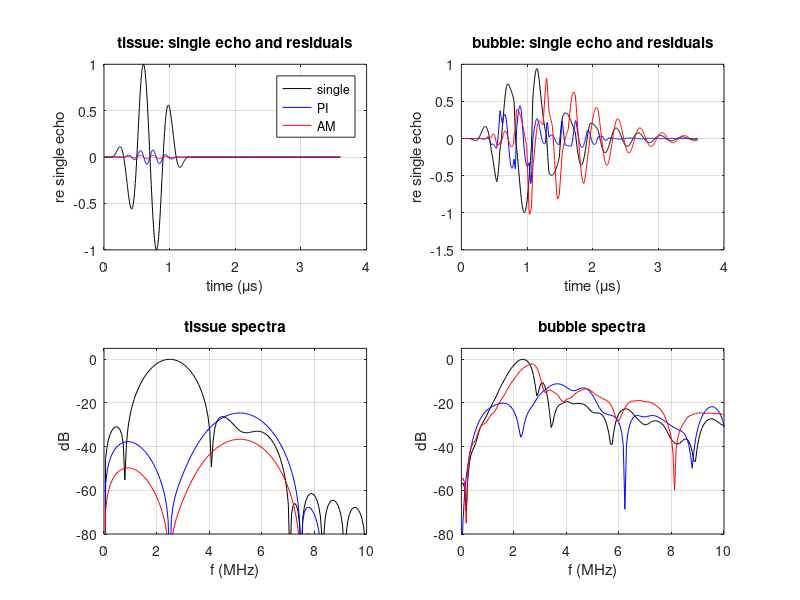

This chart was generated by the following MATLAB code:
%% m28_contrast_pulse_sequences.m  --  PI, AM and AM+PI residuals for a bubble and for tissue
% Purpose : transmit the pulse families used in contrast imaging, compute the echo of a
%           lipid-coated bubble (Rayleigh-Plesset/Marmottant, RK4) and of a linear tissue
%           scatterer that sees the same nonlinearly propagated incident pulse, combine the
%           echoes, and measure what survives.
%   PI   : e(+p) + e(-p)          keeps even orders  (2 a2 p^2)
%   AM   : e(p) - 2 e(p/2)        keeps a2 p^2/2 + 3 a3 p^3/4 (odd orders land in the fundamental band)
%   AMPI : e(p) + 2 e(-p/2)       keeps 3 a2 p^2/2 + 3 a3 p^3/4
% Tissue  : incident pulse p_inc = a p1 + a^2 (beta x / (2 rho c^3)) d(p1^2)/dt
%           (second-order plane-wave solution), echo = p_inc delayed by motion 2 v k / (c PRF).
% Change  : P (kPa at the bubble), f, R0, depth x, motion v, half-amplitude error errDb.
% Expect  : at 100 kPa, 2.5 MHz, R0 = 2 um, 40 mm: tissue suppressed by 23.4 dB (PI, limited
%           by the tissue harmonic), 35.4 dB (AM), 25.9 dB (AMPI); bubble retained within 1.5 dB
%           (AM) but 7.5 dB down (PI); 10 mm/s motion at PRF 5 kHz caps AM at about 27 dB;
%           without tissue nonlinearity and motion every sequence cancels tissue exactly.
% Provenance: simulation (this script). Shell values chi = 0.5 N/m, s0 = 0.02 N/m, ks = 5e-9 kg/s,
%           g = 1.07 are illustrative (inside the range fitted to lipid agents, not one agent).
% Runtime : about 6 s.
clear; close all; rng(1);

rho = 1000; cL = 1480; mu = 1e-3; P0 = 101325; sw = 0.072;   % liquid around the bubble
cT = 1540; rhoT = 1000; beta = 4.5;                           % tissue path: c, rho, 1 + B/2A
R0 = 2e-6; g = 1.07; chi = 0.5; ks = 5e-9; s0 = 0.02;         % lipid-coated bubble
f = 2.5e6; N = 3; P = 100e3; x = 0.04; prf = 5000;            % 3-cycle Hann pulse, 40 mm path

Rb = R0 / sqrt(1 + s0/chi); Rr = Rb * sqrt(1 + sw/chi);
sig = @(R) (R >= Rb & R <= Rr) .* chi .* (R.^2/Rb^2 - 1) + (R > Rr) .* sw;
Pg0 = P0 + 2*s0/R0;
Tp = N / f; fs = 100 * f; dt = 1/fs; n = round((Tp + 6/f) / dt) + 1; t = (0:n-1) * dt;
p1  = @(t) (t > 0 & t < Tp) .* 0.5 .* (1 - cos(2*pi*t/Tp)) .* sin(2*pi*f*t);
dp1 = @(t) (p1(t + dt/4).^2 - p1(t - dt/4).^2) / (dt/2);       % d(p1^2)/dt
knl = beta * x / (2 * rhoT * cT^3);                            % s/Pa
fprintf('Tissue 2nd harmonic for a CW wave at this P, f, x: B2/B1 = sigma/2 = %.3f (%.1f dB)\n', ...
  knl * 2*pi*f * P, 20*log10(knl * 2*pi*f * P));

scen = {'default', 0, 0, beta; 'motion 10 mm/s', 0.01, 0, beta; 'half-pulse error +0.1 dB', 0, 0.1, beta; 'linear tissue, no motion', 0, 0, 0};
nfft = 2^nextpow2(4*n); df = fs/nfft;
bandE = @(y, lo, hi) sum(abs(subsref(fft(y, nfft), struct('type', '()', 'subs', {{(ceil(lo/df):floor(hi/df)) + 1}}))).^2);
fprintf('\n%-26s %-5s | tissue: all  f-band  2f-band | bubble: all  f-band  2f-band | CTR gain (dB)\n', 'scenario', 'seq');
for is = 1:size(scen, 1)
  v = scen{is, 2}; errDb = scen{is, 3}; knlS = knl * (scen{is, 4} > 0);
  half = 0.5 * 10^(errDb/20);
  amps = [1, -1, half, -half]; idxp = [0, 1, 1, 1];              % pulse amplitudes and pulse index (motion)
  E_t = zeros(4, n); E_b = zeros(4, n);
  for k = 1:4
    a = amps(k); tau = idxp(k) * 2 * v / (cT * prf) + 1e-7;
    pinc = @(tt) a * P * p1(tt - tau) + a^2 * P^2 * knlS * dp1(tt - tau);
    E_t(k, :) = pinc(t);
    acc = @(tt, R, U) ((Pg0*(R0./R).^(3*g).*(1 - 3*g*U/cL) - P0 - 2*sig(R)./R - 4*mu*U./R - 4*ks*U./R.^2 - pinc(tt))/rho - 1.5*U.^2)./R;
    Rk = R0; Uk = 0; ps = zeros(1, n); ps(1) = rho*(R0^2*acc(0, R0, 0))/0.01;
    for i = 2:n
      tk = t(i-1); h = dt;
      k1R = Uk; k1U = acc(tk, Rk, Uk);
      k2R = Uk + h/2*k1U; k2U = acc(tk + h/2, Rk + h/2*k1R, Uk + h/2*k1U);
      k3R = Uk + h/2*k2U; k3U = acc(tk + h/2, Rk + h/2*k2R, Uk + h/2*k2U);
      k4R = Uk + h*k3U;   k4U = acc(tk + h,   Rk + h*k3R,   Uk + h*k3U);
      Rk = Rk + h/6*(k1R + 2*k2R + 2*k3R + k4R); Uk = Uk + h/6*(k1U + 2*k2U + 2*k3U + k4U);
      ps(i) = rho*(Rk^2*acc(t(i), Rk, Uk) + 2*Rk*Uk^2)/0.01;
    end
    E_b(k, :) = ps;
  end
  W = [1 1 0 0; 1 0 -2 0; 1 0 0 2]; names = {'PI', 'AM', 'AMPI'};
  refT = [bandE(E_t(1,:), 0, fs/2), bandE(E_t(1,:), 0.5*f, 1.5*f)];
  refB = [bandE(E_b(1,:), 0, fs/2), bandE(E_b(1,:), 0.5*f, 1.5*f)];
  for s = 1:3
    rt = W(s, :) * E_t; rb = W(s, :) * E_b;
    T3 = 10*log10([bandE(rt, 0, fs/2)/refT(1), bandE(rt, 0.5*f, 1.5*f)/refT(2), bandE(rt, 1.5*f, 2.5*f)/refT(1)] + 1e-30);
    B3 = 10*log10([bandE(rb, 0, fs/2)/refB(1), bandE(rb, 0.5*f, 1.5*f)/refB(2), bandE(rb, 1.5*f, 2.5*f)/refB(1)]);
    fprintf('%-26s %-5s |       %6.1f %6.1f %7.1f   |       %6.1f %6.1f %7.1f   |  %6.1f\n', scen{is, 1}, names{s}, T3, B3, B3(1) - T3(1));
    if is == 1, keepT(s, :) = rt; keepB(s, :) = rb; end
  end
  if is == 1, E1t = E_t(1, :); E1b = E_b(1, :); end
end
fprintf('(all: residual energy re the single-pulse echo; f-band: 0.5f-1.5f re the single echo in that band; 2f-band re the whole single echo; tissue at -300 dB means exact cancellation)\n');

%% Motion law check: PI residual of a linear scatterer = |1 - exp(-j 2 pi f tau)| = 2 |sin(pi f tau)|
v = 0.01; tau = 2*v/(cT*prf);
fprintf('\nMotion: v = 10 mm/s, PRF 5 kHz -> shift %.2f ns, 2|sin(pi f tau)| = %.1f dB (the f-band floor above)\n', tau*1e9, 20*log10(2*abs(sin(pi*f*tau))));

%% Figure: single echoes and residuals
figure('Position', [50 50 900 520]);
subplot(2, 2, 1); plot(t*1e6, E1t/max(abs(E1t)), 'k', t*1e6, keepT(1,:)/max(abs(E1t)), 'b', t*1e6, keepT(2,:)/max(abs(E1t)), 'r'); grid on;
title('tissue: single echo and residuals'); xlabel('time (\mus)'); ylabel('re single echo'); legend('single', 'PI', 'AM');
subplot(2, 2, 2); plot(t*1e6, E1b/max(abs(E1b)), 'k', t*1e6, keepB(1,:)/max(abs(E1b)), 'b', t*1e6, keepB(2,:)/max(abs(E1b)), 'r'); grid on;
title('bubble: single echo and residuals'); xlabel('time (\mus)'); ylabel('re single echo');
fa = (0:nfft/2-1)*df/1e6; sp = @(y) 20*log10(abs(fft(y, nfft)) + 1e-30);
SpT = sp(E1t); SpB = sp(E1b); mT = max(SpT); mB = max(SpB);
subplot(2, 2, 3); s1 = sp(keepT(1,:)); s2 = sp(keepT(2,:));
plot(fa, SpT(1:nfft/2) - mT, 'k', fa, s1(1:nfft/2) - mT, 'b', fa, s2(1:nfft/2) - mT, 'r'); grid on; xlim([0 10]); ylim([-80 5]);
xlabel('f (MHz)'); ylabel('dB'); title('tissue spectra');
subplot(2, 2, 4); s1 = sp(keepB(1,:)); s2 = sp(keepB(2,:));
plot(fa, SpB(1:nfft/2) - mB, 'k', fa, s1(1:nfft/2) - mB, 'b', fa, s2(1:nfft/2) - mB, 'r'); grid on; xlim([0 10]); ylim([-80 5]);
xlabel('f (MHz)'); ylabel('dB'); title('bubble spectra');
